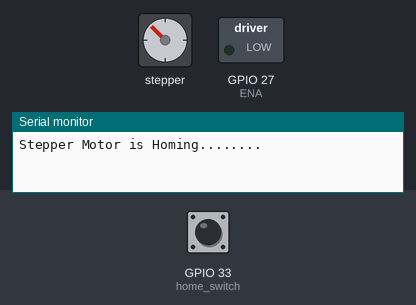
A program run on a simulated ESP32. On the bench: stepper motor, switched loads named in the program (green lamp = pin HIGH), the last lines printed to the serial monitor. The test bench sets the inputs (shaded band); at power-on: GPIO 33 (home_switch) HIGH. Stepper angles assume 800 steps per turn.

Above: at 1.2 s.
1.3 s: GPIO 33 (home_switch) pulled LOW for 0.15 s
At 1.97 s:
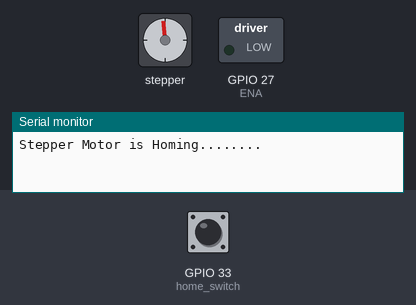
4.3 s: GPIO 33 (home_switch) pulled LOW for 1 s
At 6.0 s:
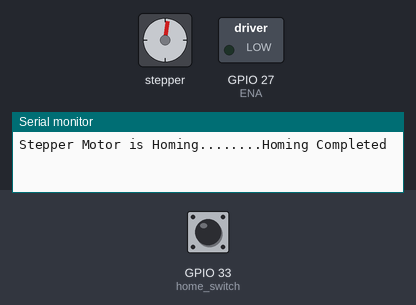
Timing chart, 0 to 63.8 s (numbered marks = the images above; inputs shaded):
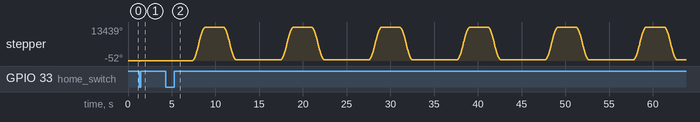

The program:

main.cpp
```cpp
#include <AccelStepper.h>
#define ENA 27         // pin connected to ENA+
#define home_switch 33 // pin 33 connected to Homeswitch
#define PUL 25         // pin connected to PUL+
#define DIR 26         // pin connected to DIR+

// Define a stepper and the pins it will use
AccelStepper stepperZ(1, PUL, DIR); // AccelStepper Setup [1]1=Stepper Mode, [2] PUL+ Pin, [3] DIR+ pin

// Stepper Travel Variables
long TravelZ;             // Used to store the Z value
int homing_finished = 1;  // used to check if homing is finished
int moved_down = 1;       // used to check if move is finished
int moved_up = 1;         // used to check if move is finished
long startup_homing = -1; // Used to Home the Motor at startup

// Stepper steps calculation
int Hub = 200;                                               // Used to store the desired Hub in mm
int ScrewPitch = 20;                                         // Used to store the screw pitch in mm
float BeltRatio = 56.0 / 15.0;                               // Used to store the belt transmission ratio
int MotorSteps = 800;                                        // Used to store the steps per revolution
int StepCount = (Hub / ScrewPitch) * BeltRatio * MotorSteps; // Steps of the Motor for the given Hub

void setup()
{

  Serial.begin(115200);

  stepperZ.setMaxSpeed(100);     // Set Max Speed of Motor at beginning
  stepperZ.setAcceleration(100); // Set Acceleration of Motor at beginning

  pinMode(ENA, OUTPUT);
  digitalWrite(ENA, LOW);
  homing_finished = 0;
  moved_down = 0;
  moved_up = 0;
}

void homing()
{

  pinMode(home_switch, INPUT_PULLUP);

  Serial.print("Stepper Motor is Homing........");

  // rough homing
  while (digitalRead(home_switch))
  {                                  // Make the Motor move CCW until the switch is activated
    stepperZ.moveTo(startup_homing); // Set the position to move to
    startup_homing--;                // Decrease by 1 for next move if needed
    stepperZ.run();                  // Start moving the Motor
    delay(5);
  }

  stepperZ.setCurrentPosition(0);  // Set the current position as zero for now
  stepperZ.setMaxSpeed(100.0);     // Set Max Speed of Stepper (Slower to get better accuracy)
  stepperZ.setAcceleration(100.0); // Set Acceleration of Stepper
  startup_homing = 1;

  while (!digitalRead(home_switch))
  { // Make the Stepper move CW until the switch is deactivated
    stepperZ.moveTo(startup_homing);
    stepperZ.run();
    startup_homing++;
    delay(5);
  }
  // precision homing
  stepperZ.setCurrentPosition(0); // Set the current position as zero for now
  stepperZ.setMaxSpeed(20.0);     // Set Max Speed of Stepper (Slower to get better accuracy)
  stepperZ.setAcceleration(20.0); // Set Acceleration of Stepper
  startup_homing = 1;

  while (digitalRead(home_switch))
  {                                  // Make the Motor move CCW until the switch is activated
    stepperZ.moveTo(startup_homing); // Set the position to move to
    startup_homing--;                // Decrease by 1 for next move if needed
    stepperZ.run();                  // Start moving the Motor
    delay(5);
  }

  stepperZ.setCurrentPosition(0); // Set the current position as zero for now
  stepperZ.setMaxSpeed(20.0);     // Set Max Speed of Stepper (Slower to get better accuracy)
  stepperZ.setAcceleration(20.0); // Set Acceleration of Stepper
  startup_homing = 1;

  while (!digitalRead(home_switch))
  { // Make the Stepper move CW until the switch is deactivated
    stepperZ.moveTo(startup_homing);
    stepperZ.run();
    startup_homing++;
    delay(5);
  }

  stepperZ.setCurrentPosition(0);
  Serial.println("Homing Completed");
  Serial.println("");
  homing_finished = 1;
  delay(2000);
}
void down()
{
  Serial.print("Moving Stepper down.....");
  while (moved_down == 0 && (moved_up == 1))
  {
    stepperZ.moveTo(StepCount);

    if ((stepperZ.distanceToGo() != 0))
    {
      stepperZ.run(); // Move Stepper into position
    }

    if (stepperZ.distanceToGo() == 0)
    {
      Serial.println("COMPLETED!");
      Serial.println("");
      moved_down = 1; // Reset move variable
      moved_up = 0;   // Reset move variable
      delay(2000);
    }
  }
}
void up()
{
  Serial.print("Moving Stepper up.....");

  while ((moved_up == 0) && (moved_down == 1))
  {
    stepperZ.moveTo(800);

    if ((stepperZ.distanceToGo() != 0))
    {
      stepperZ.run(); // Move Stepper into position
    }
    if (stepperZ.distanceToGo() == 0)
    {
      Serial.println("COMPLETED!");
      Serial.println("");
      moved_down = 0; // Reset move variable
      moved_up = 1;   // Reset move variable
      delay(5000);
    }
  }
}
void loop()
{

  if (homing_finished == 0) // check if homing was already executed
  {
    homing();
    moved_up = 1;
  }

  stepperZ.setMaxSpeed(60000.0);     // Set Max Speed of Stepper
  stepperZ.setAcceleration(60000.0); // Set Acceleration of Stepper

  if ((stepperZ.distanceToGo() == 0) && (moved_up == 1)) // check if stepper is at top position and moves down
  {
    down();
  }

  if ((stepperZ.distanceToGo()) == 0 && (moved_down == 1)) // check if stepper is at bottom position and moves up
  {
    up();
  }
}
```
